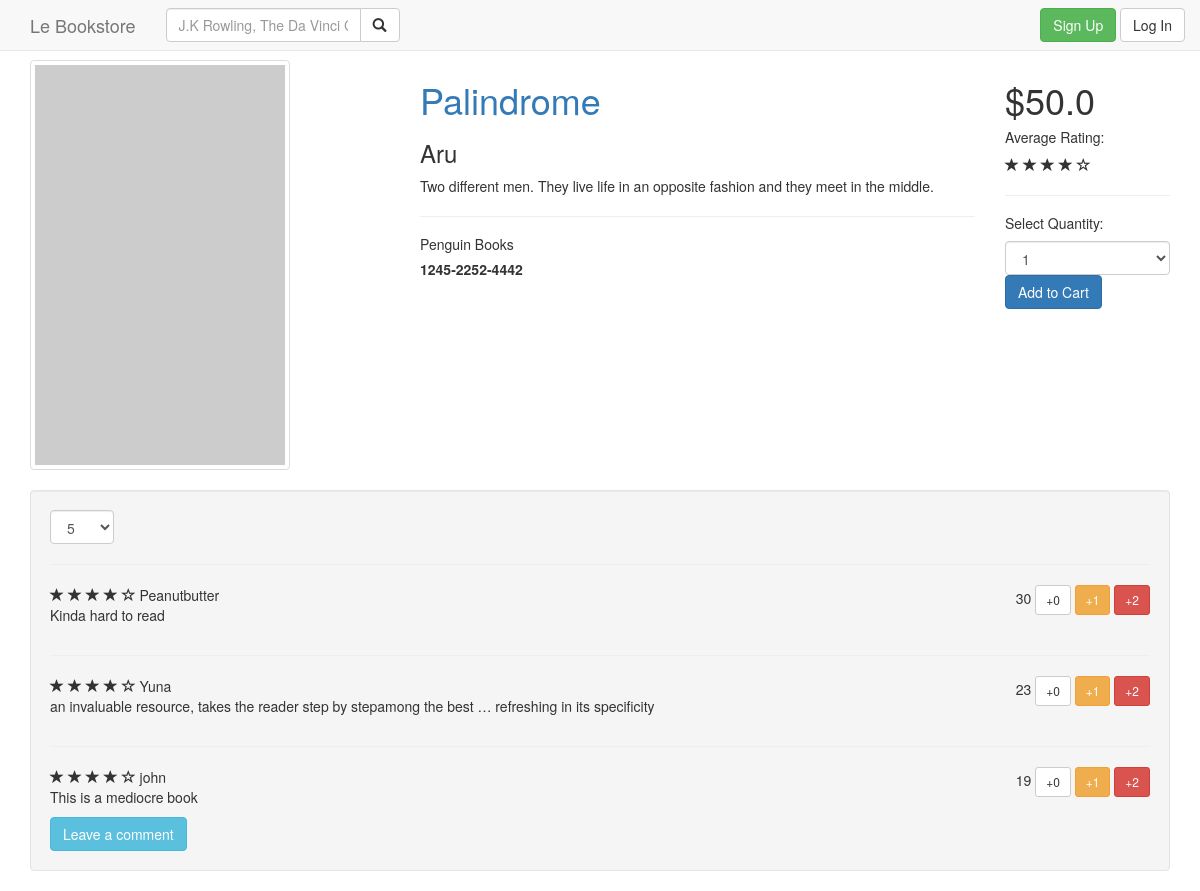
/bookstore/1245-2252-4442/, run on the app's committed database.
### bookstore/models.py (models this page shows)
class Book(models.Model):
    formats = (("H", "Hardcover"), ("S", "Softcover"))
    isbn = models.CharField(max_length = 14, primary_key = True)
    title = models.CharField(max_length = 128, null = True)
    desc = models.TextField(null = True)
    img = models.URLField(null = True)
    author = models.CharField(max_length = 128, null = True)
    frmt = models.CharField(max_length = 1, choices = formats, null = True)
    publisher = models.CharField(max_length = 64, null = True)
    yr = models.IntegerField(null = True, validators = [validators.MinValueValidator(0, "Year cannot be less than 0!")])
    sbj = models.CharField(max_length = 64, null = True)
    keywords = models.CharField(max_length = 128, null = True)
    price = models.FloatField(null = True)
    copies = models.IntegerField(null = False, default = 0)

class Opinion(models.Model):
    customer = models.ForeignKey(Customer)
    book = models.ForeignKey(Book)
    score = models.IntegerField(validators = [validators.MinValueValidator(0, "Score must be >= 0."), validators.MaxValueValidator(10, "Score must be <= 10.")], default = 0)
    txt = models.TextField(default = "A")
    class Meta:
        unique_together = ("customer", "book")

class Customer(models.Model):
    login_name = models.CharField(max_length = 16, primary_key = True)
    pwd = models.CharField(max_length = 8)
    surname = models.CharField(max_length = 16)
    given_name = models.CharField(max_length = 64)
    credit_card = models.CharField(max_length = 16)
    address = models.CharField(max_length = 128)
    phoneno = models.IntegerField()

### bookstore/views.py (the view)
# urls.py: url(r'^(?P<book_id>(?:-?\d)+)/$', views.book, name='book'),
def book(request, book_id):
	book = Book.objects.get(isbn = book_id)
	comment = Opinion.objects.filter(book=book).order_by("-score")[:3]
	user_comment = None
	template = loader.get_template('bookstore/book.html')
	if request.user.is_authenticated():
		cus = Customer.objects.get(login_name=request.user.username)
		c = Opinion.objects.filter(book=book, customer=cus)
		user_comment = c[0] if len(c)!=0 else None
		print user_comment
	context = RequestContext(request, {
		'book' : book,
		'comments':comment,
		'user': user,
		'user_comment': user_comment
		})
	return HttpResponse(template.render(context))

### bookstore/templates/bookstore/book.html (shortened to what this page needs)
<!DOCTYPE html>
<html lang="en">
<head>
	<link rel="stylesheet" type="text/css" href="https://maxcdn.bootstrapcdn.com/bootstrap/3.3.5/css/bootstrap.min.css">
</head>
<body>
	<div class="container">
		<nav class="navbar navbar-default navbar-fixed-top">
			<div class="container">
			    <div class="navbar-header">
			    	<a class="navbar-brand" href="/bookstore/">
		      		  Le Bookstore
		     		</a>
			    </div>
			    <form class="navbar-form navbar-left">
				  <div class="input-group">
			  		<input type="text" class="form-control" placeholder="J.K Rowling, The Da Vinci Code...">
				    <span class="input-group-btn">
				        <button class="btn btn-default" type="button"><span class="glyphicon glyphicon-search" aria-hidden="true"></span></button>
				    </span>
				  </div>
				</form>
				<div class="navbar-right">
				{% if user.is_authenticated %}
					Logged in as {{ user.username }}
					<a type="button" class="btn btn-default navbar-btn" href="/bookstore/logout">Log Out</a>
				{% else %}
					<a type="button" class="btn btn-success navbar-btn" href="/bookstore/register">Sign Up</a>
					<a type="button" class="btn btn-default navbar-btn" href="/bookstore/login">Log In</a>
				{% endif %}
				</div>
			</div>
		</nav>
		<br>
		<br>
		<br>
		<div class="row">
			<div class = "col-md-4">
				<img src="http://placehold.it/250x400" alt={{book.title}} class="img-thumbnail">
			</div>
			<div class = "col-md-6">
				<h1 class="text-primary">{{book.title}}</h1>
				<h3>{{book.author}}</h3>
				<p>{{book.desc}}</p>
				<hr>
				<h5>{{book.publisher}}</h5>
				<h5><strong>{{book.isbn}}</strong></h5>
			</div>
			<div class = "col-md-2">
				<h1>${{book.price}}</h1>
				<h5>Average Rating:</h5>
				<div>
					<span class="glyphicon glyphicon-star" aria-hidden="true"></span>
					<span class="glyphicon glyphicon-star" aria-hidden="true"></span>
					<span class="glyphicon glyphicon-star" aria-hidden="true"></span>
					<span class="glyphicon glyphicon-star" aria-hidden="true"></span>
					<span class="glyphicon glyphicon-star-empty" aria-hidden="true"></span>
				</div>
				<hr>
				<h5>Select Quantity:</h5>
				<select class="form-control">
				  <option>1</option>
				</select>
				<button class="btn btn-primary">Add to Cart</button>
			</div>
		</div>
		<br>
		<div class="well">
				<div class="row">
					<div class="col-lg-1">
						<select class="form-control">
							<option>5</option>
						</select>
					</div>
				</div>
				{% for comment in comments %}
				<hr>
				<div class="row">
					<div class="col-md-12">
						<span class="glyphicon glyphicon-star"></span>
						<span class="glyphicon glyphicon-star"></span>
						<span class="glyphicon glyphicon-star"></span>
						<span class="glyphicon glyphicon-star"></span>
						<span class="glyphicon glyphicon-star-empty"></span>
						{{comment.customer.login_name}}
						<span class="pull-right">{{comment.score}}
							<button type="button" class="btn btn-default btn-circle btn-sm">+0</button>
							<button type="button" class="btn btn-warning btn-circle btn-sm">+1</button>
							<button type="button" class="btn btn-danger btn-circle btn-sm">+2</button>
						</span>
						<p>{{comment.txt}}</p>
					</div>
				</div>
				{% endfor %}
				<div class="row">
					<div class="col-md-12">
						<button type="button" class="btn btn-info" data-toggle="modal" data-target="#myModal">Leave a comment</button>
					</div>
				</div>
			</div>
	</div>
</body>
</html>

### data on the page
Book: title "Palindrome", author "Aru", desc "Two different men. They live life in an opposite fashion and they meet in the middle.", publisher "Penguin Books", isbn "1245-2252-4442", price "50.0"
Opinion: customer.login_name "Peanutbutter", score "30", txt "Kinda hard to read"
Opinion: customer.login_name "Yuna", score "23", txt "an invaluable resource, takes the reader step by stepamong the best … refreshing in its specificity"
Opinion: customer.login_name "john", score "19", txt "This is a mediocre book"
